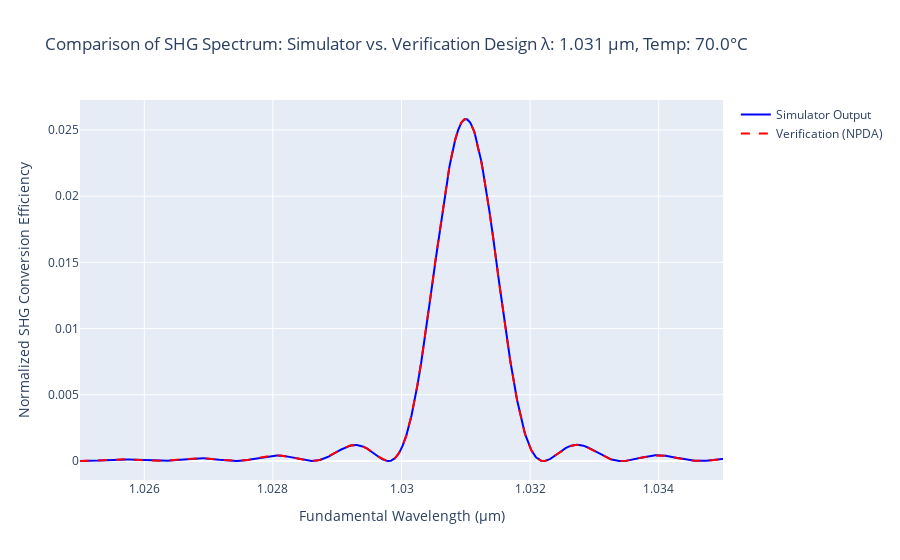

The notebook cell this image was saved under:
### Code cell
main()

### Figure 1 — Plotly figure (JSON) as saved in the notebook; plotly's stock layout.template omitted (floating-point values rounded to 4 significant figures; data arrays with more than 128 entries replaced by an {"elided": "..."} marker saying what was removed)
{"data": [{"line": {"color": "blue"}, "mode": "lines", "name": "Simulator Output", "type": "scatter", "x": {"elided": "1000 float values"}, "y": {"elided": "1000 float values"}}, {"line": {"color": "red", "dash": "dash"}, "mode": "lines", "name": "Verification (NPDA)", "type": "scatter", "x": {"elided": "1000 float values"}, "y": {"elided": "1000 float values"}}], "layout": {"title": {"text": "Comparison of SHG Spectrum: Simulator vs. Verification\nDesign λ: 1.031 μm, Temp: 70.0°C"}, "xaxis": {"title": {"text": "Fundamental Wavelength (μm)"}}, "yaxis": {"title": {"text": "Normalized SHG Conversion Efficiency"}}}}
